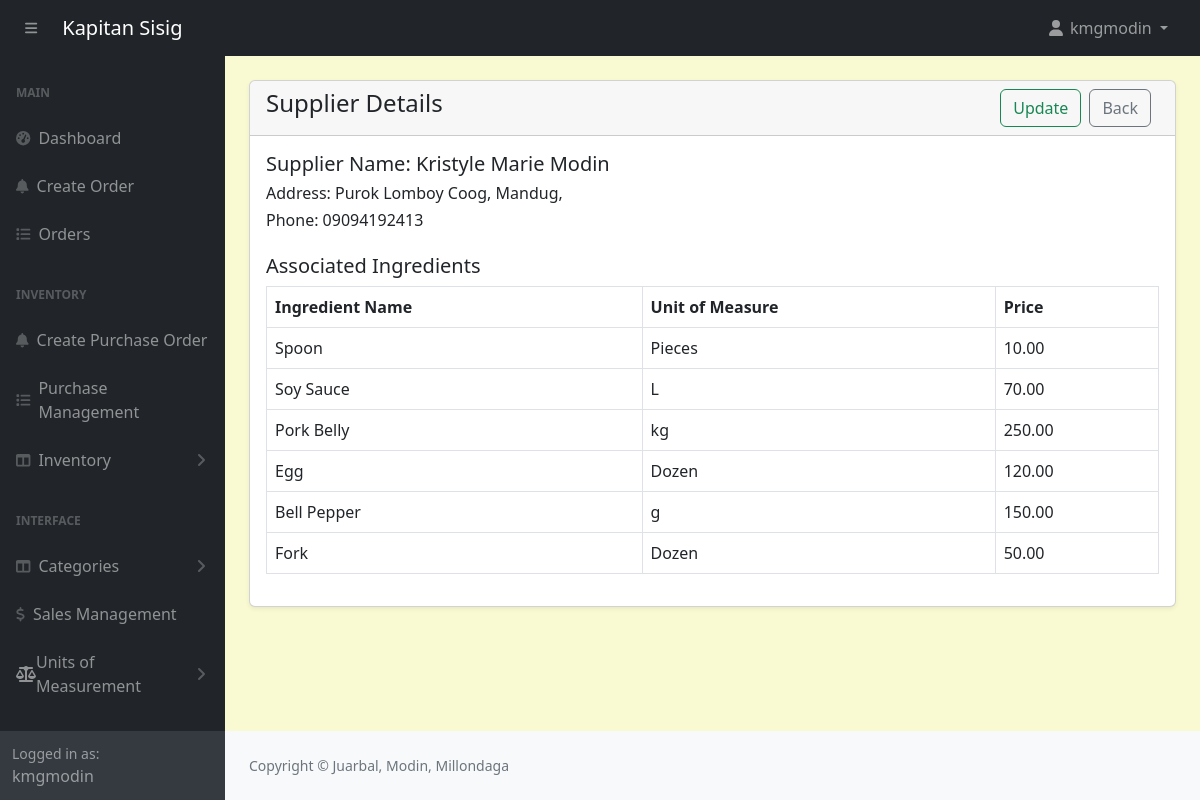
/admin/suppliers-ingredient-view.php?id=1 (signed in), run on the app's committed database.
### tables this page shows
CREATE TABLE `suppliers` (
  `id` int(11) NOT NULL,
  `firstname` varchar(191) NOT NULL,
  `lastname` varchar(191) NOT NULL,
  `phonenumber` varchar(191) NOT NULL,
  `address` varchar(191) NOT NULL
);

CREATE TABLE `supplier_ingredients` (
  `id` int(11) NOT NULL,
  `supplier_id` int(11) NOT NULL,
  `ingredient_id` int(11) NOT NULL,
  `price` decimal(10,2) NOT NULL,
  `unit_id` int(11) NOT NULL
);

CREATE TABLE `ingredients` (
  `id` int(11) NOT NULL,
  `name` varchar(191) NOT NULL,
  `unit_id` int(11) NOT NULL,
  `category` varchar(191) NOT NULL,
  `quantity` decimal(10,2) NOT NULL
);

CREATE TABLE `units_of_measure` (
  `id` int(11) NOT NULL,
  `category_id` int(11) DEFAULT NULL,
  `uom_name` varchar(255) DEFAULT NULL,
  `type` enum('reference','bigger','smaller') DEFAULT NULL,
  `ratio` decimal(10,5) DEFAULT NULL,
  `active` tinyint(1) DEFAULT 1,
  `rounding_precision` decimal(10,5) DEFAULT NULL
);

### admin/suppliers-ingredient-view.php (the view)
<?php
include('includes/header.php');
if (isset($_GET['id'])) {
    $supplierId = intval($_GET['id']);
    $supplierQuery = "SELECT * FROM suppliers WHERE id = $supplierId";
    $supplierResult = mysqli_query($conn, $supplierQuery);
    $supplier = mysqli_fetch_assoc($supplierResult);
    $ingredientsQuery = "
        SELECT ingredients.name AS ingredient_name,
            uom.uom_name AS unit_name,
            supplier_ingredients.price
        FROM supplier_ingredients
        JOIN ingredients ON supplier_ingredients.ingredient_id = ingredients.id
        LEFT JOIN units_of_measure uom ON supplier_ingredients.unit_id = uom.id
        WHERE supplier_ingredients.supplier_id = $supplierId
    ";
    $ingredientsResult = mysqli_query($conn, $ingredientsQuery);
    $hasIngredients = mysqli_num_rows($ingredientsResult) > 0;
    $hasIngredients = mysqli_num_rows($ingredientsResult) > 0;
} else {
    header('Location: suppliers.php');
    exit;
}
?>
<div class="container-fluid px-4">
    <div class="card mt-4 shadow-sm">
        <div class="card-header">
            <h4 class="mb-0">Supplier Details
                <a href="suppliers.php" class="btn btn-outline-secondary float-end me-2">Back</a>
                <a href="suppliers-ingredient-update.php?id=<?= urlencode($supplierId); ?>" class="btn btn-outline-success float-end me-2 <?= !$hasIngredients ? 'disabled' : ''; ?>">Update</a>
            </h4>
        </div>
        <div class="card-body">
            <?php if ($supplier): ?>
                <h5>Supplier Name: <?= htmlspecialchars($supplier['firstname'] . ' ' . $supplier['lastname']) ?></h5>
                <h6>Address: <?= htmlspecialchars($supplier['address']) ?></h6>
                <h6>Phone: <?= htmlspecialchars($supplier['phonenumber']) ?></h6>
                <h5 class="mt-4">Associated Ingredients</h5>
                <table class="table table-bordered">
                    <thead>
                        <tr>
                            <th>Ingredient Name</th>
                            <th>Unit of Measure</th>
                            <th>Price</th>
                        </tr>
                    </thead>
                    <tbody>
                        <?php if ($hasIngredients): ?>
                            <?php while ($ingredient = mysqli_fetch_assoc($ingredientsResult)): ?>
                                <tr>
                                    <td><?= htmlspecialchars($ingredient['ingredient_name']) ?></td>
                                    <td><?= htmlspecialchars($ingredient['unit_name']) ?></td>
                                    <td><?= htmlspecialchars(number_format($ingredient['price'], 2)) ?></td>
                                </tr>
                            <?php endwhile; ?>
                        <?php else: ?>
                            <tr>
                                <td colspan="3" class="text-center">No ingredients found for this supplier.</td>
                            </tr>
                        <?php endif; ?>
                    </tbody>
                </table>
            <?php else: ?>
                <h6 class="text-danger">Supplier not found.</h6>
            <?php endif; ?>
        </div>
    </div>
</div>
<?php include('includes/footer.php'); ?>

### admin/assets/css/custom.css (style rules this page uses)
body { margin: 0; font-family: system-ui, -apple-system, "Segoe UI", Roboto, "Helvetica Neue", "Noto Sans", "Liberation Sans", Arial, sans-serif; font-size: 1rem; font-weight: 400; line-height: 1.5; color: #212529; text-align: left; background-color: #FAFAD2; -webkit-text-size-adjust: 100%; -webkit-tap-highlight-color: rgba(0, 0, 0, 0); }

### data on the page
suppliers: firstname+lastname "Kristyle Marie Modin", address "Purok Lomboy Coog, Mandug,", phonenumber "09094192413"
supplier_ingredients: ingredient.name "Spoon", units_of_measure.uom_name "Pieces", price "10.00"
supplier_ingredients: ingredient.name "Soy Sauce", units_of_measure.uom_name "L", price "70.00"
supplier_ingredients: ingredient.name "Pork Belly", units_of_measure.uom_name "kg", price "250.00"
supplier_ingredients: ingredient.name "Egg", units_of_measure.uom_name "Dozen", price "120.00"
supplier_ingredients: ingredient.name "Bell Pepper", units_of_measure.uom_name "g", price "150.00"
supplier_ingredients: ingredient.name "Fork", units_of_measure.uom_name "Dozen", price "50.00"

### other printed values
$_SESSION['loggedInUser']['username'] "kmgmodin"
